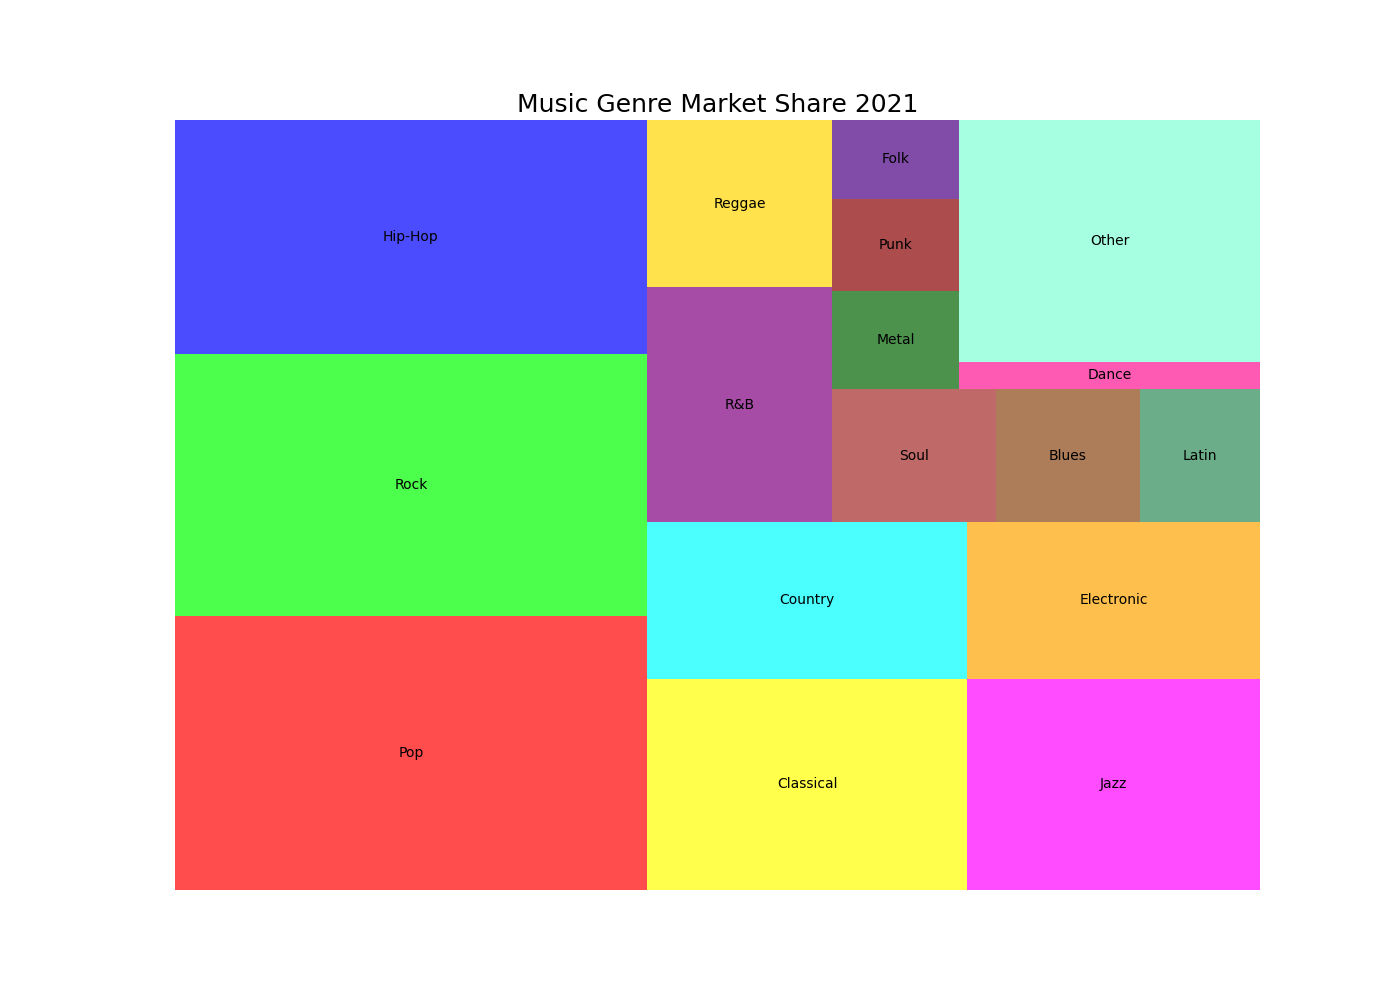

Python code for this plot:

import matplotlib.pyplot as plt
import squarify

# Data for music genres' market share
genres = ['Pop', 'Rock', 'Hip-Hop', 'Classical', 'Jazz', 'Country', 'Electronic', 'R&B', 'Reggae', 'Soul', 'Blues', 'Latin', 'Metal', 'Punk', 'Folk', 'Dance', 'Other']
market_share = [15.5, 14.8, 13.2, 8.1, 7.4, 6.0, 5.5, 5.2, 3.7, 2.6, 2.3, 1.9, 1.5, 1.4, 1.2, 1.0, 8.7]

# Custom color scheme
colors = ['#FF0000', '#00FF00', '#0000FF', '#FFFF00', '#FF00FF', '#00FFFF', '#FFA500', '#800080', '#FFD700', '#A52A2A', '#8B4513', '#2E8B57', '#006400', '#8B0000', '#4B0082', '#FF1493', '#7FFFD4']

# Treemap
plt.figure(figsize=(14, 10))  # Adjusting the size of the treemap
squarify.plot(sizes=market_share, label=genres, color=colors, alpha=0.7)
plt.title('Music Genre Market Share 2021', fontsize=18)
plt.axis('off')  # No axes for a cleaner look

plt.show()
